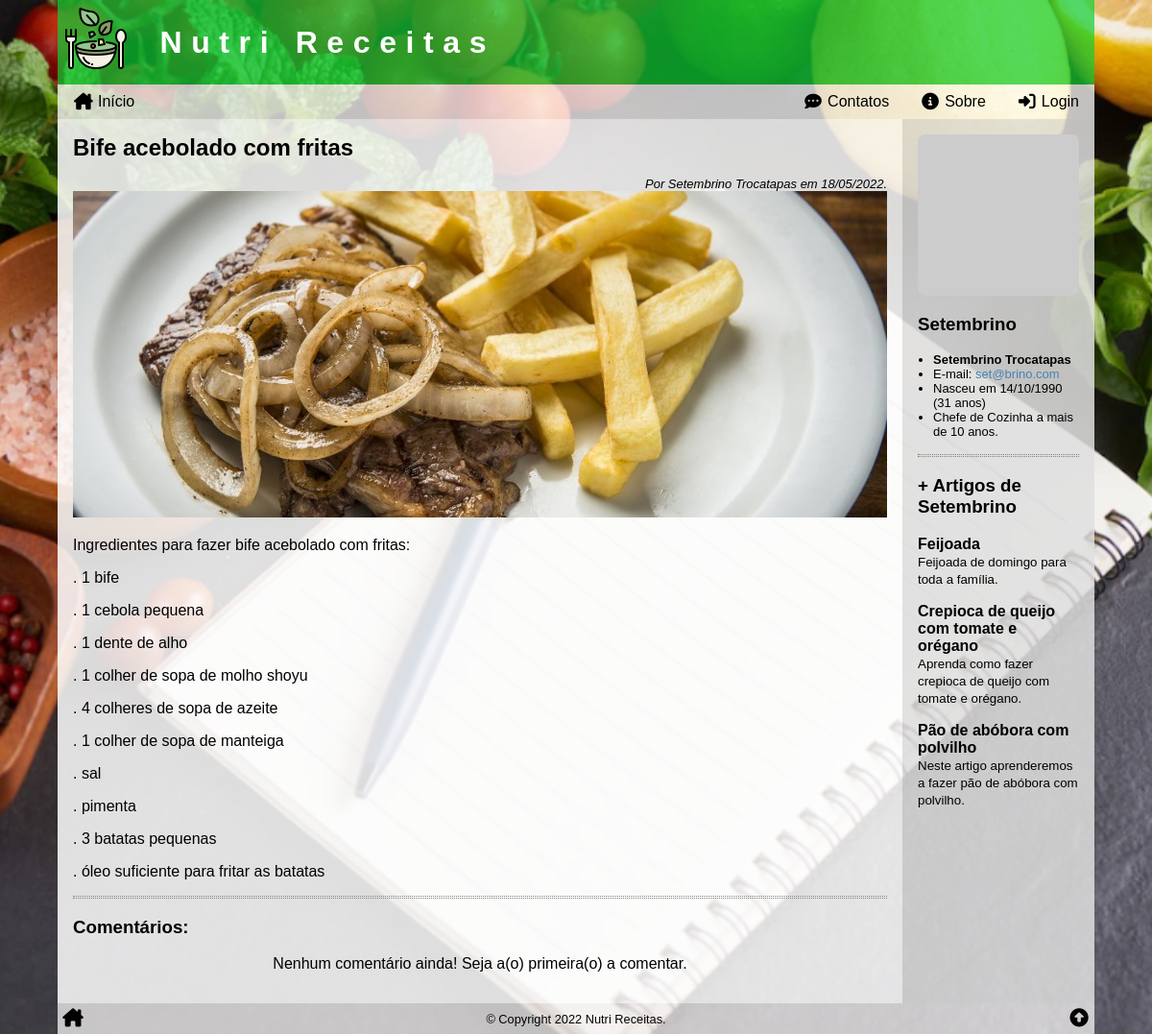
The app's page /ler/?id=1 with its own data.
### tables this page shows
CREATE TABLE articles (
    art_id INT PRIMARY KEY AUTO_INCREMENT,
    art_title VARCHAR(127),
    art_intro VARCHAR(255),
    art_thumb VARCHAR(255),
    art_content TEXT,
    art_author INT,
    art_date TIMESTAMP DEFAULT CURRENT_TIMESTAMP,
    art_status ENUM('on', 'off', 'deleted') DEFAULT 'on',
    art_views INT DEFAULT 0,
    FOREIGN KEY (art_author) REFERENCES users (user_id)
);

CREATE TABLE users (
    user_id INT PRIMARY KEY AUTO_INCREMENT,
    user_name VARCHAR(255),
    user_email VARCHAR(255),
    user_birth DATE,
    user_photo VARCHAR(255),
    user_date TIMESTAMP DEFAULT CURRENT_TIMESTAMP,
    user_profile TEXT,
    user_password VARCHAR(255),
    user_type ENUM('user', 'author', 'admin') DEFAULT 'user',
    user_status ENUM('on', 'off', 'deleted') DEFAULT 'on'
);

### _config.php (called while the page is built, shortened)
<?php
if (isset($_COOKIE['user']))
    $user = unserialize($_COOKIE['user']);
else
    $user = false;
function get_years_old($birth)
{
    $n = array(date('Y'), date('m'), date('d'));
    $b = explode('-', $birth);
    $yo = $n[0] - $b[0];
    if ($n[1] < $b[1]) {
        $yo--;
    } elseif ($n[1] == $b[1] and $n[2] <= $b[2]) {
        $yo--;
    }
    return $yo;
}

### ler/index.php (the view, shortened to what this page needs)
<?php
require($_SERVER['DOCUMENT_ROOT'] . '/_config.php');
$comment_list = '';
if (isset($_GET['id'])) $id = intval($_GET['id']);
else $id = 0;
$sql = <<<SQL
SELECT *,
	    -- DATE_FORMAT(art_date, '%d/%m/%Y às %H:%i') AS date_br,
        DATE_FORMAT(art_date, '%d/%m/%Y') AS date_br,
        DATE_FORMAT(user_birth, '%d/%m/%Y') AS birth_br
    FROM `articles`
INNER JOIN `users` ON art_author = user_id
WHERE art_id = '{$id}'
    AND art_status = 'on'
    AND art_date <= NOW();
SQL;
$res = $conn->query($sql);
$artigo = $res->fetch_assoc();
$html_article = <<<HTML
<h2>{$artigo['art_title']}</h2>
<div class="author-date">
    Por {$artigo['user_name']} em {$artigo['date_br']}.
</div>
<div>{$artigo['art_content']}</div>
HTML;
$nome = explode(' ', $artigo['user_name'])[0];
$idade = get_years_old($artigo['user_birth']);
$html_author = <<<HTML
<div class="author-meta">
    <img src="{$artigo['user_photo']}" alt="{$artigo['user_name']}">
    <h3>{$nome}</h3>
    <ul>
        <li><strong>{$artigo['user_name']}</strong></li>
        <li>E-mail: <a href="mailto:{$artigo['user_email']}" target="_blank">{$artigo['user_email']}</a></li>
        <li>Nasceu em {$artigo['birth_br']} ({$idade} anos)</li>
        <li>{$artigo['user_profile']}</li>
    </ul>
</div>
HTML;
$sql = <<<SQL
SELECT art_id, art_title, art_intro
FROM `articles`
WHERE art_author = '{$artigo['user_id']}'
    AND art_id != '{$artigo['art_id']}'
	AND art_status = 'on'
    AND art_date <= NOW()
ORDER BY RAND()
LIMIT 4;
SQL;
$res = $conn->query($sql);
if ($res->num_rows > 0) :
    $html_author .= <<<HTML
<div class="author-articles">
    <hr class="divider">
    <h3>+ Artigos de {$nome}</h3>
HTML;
    while ($mais_artigos = $res->fetch_assoc()) :
        $html_author .= <<<HTML
    <div class="author-article" onclick="location.href='/ler/?id={$mais_artigos['art_id']}'">
        <h4>{$mais_artigos['art_title']}</h4>
        <small>{$mais_artigos['art_intro']}</small>
    </div>
HTML;
    endwhile;
    $html_author .= "</div>";
endif;
$sql = <<<SQL
SELECT comments.*, users.user_name, users.user_photo,
DATE_FORMAT(cmt_date, '%d/%m/%Y às %H:%i') AS cmt_date_br
 FROM comments
 INNER JOIN users ON cmt_author = user_id
WHERE cmt_article = '{$id}'
AND cmt_status = 'on'
ORDER BY cmt_date DESC;
SQL;
$res = $conn->query($sql);
if ($res->num_rows > 0) :
    while ($cmt = $res->fetch_assoc()) :
        $comment_list .= <<<HTML
     <div class="comment">
        <div class="comment-meta">
            Por {$cmt['user_name']} em {$cmt['cmt_date_br']}.
        </div>
        {$cmt['cmt_comment']}
     </div>
HTML;
    endwhile;
else :
    $comment_list = '<p class="text-center">Nenhum comentário ainda! Seja a(o) primeira(o) a comentar.</p>';
endif;
require($_SERVER['DOCUMENT_ROOT'] . '/_header.php');
?>
<section>
    <?php
    echo $html_article;
    ?>
    <hr class="divider">
    <h3>Comentários:</h3>
    <?php echo $comment_list; ?>
</section>
<aside>
    <?php
    echo $html_author;
    ?>
</aside>
<?php
require($_SERVER['DOCUMENT_ROOT'] . '/_footer.php');

### _header.php (shortened to what this page needs)
<!DOCTYPE html>
<html lang="pt-BR">
<head>
    <link rel="stylesheet" href="style.css">
    <link rel="stylesheet" href="https://cdnjs.cloudflare.com/ajax/libs/font-awesome/6.1.1/css/all.min.css">
</head>
<body>
    <div class="wrap">
        <header>
            <a href="/" title="Página inicial"><img src="/img/eco-food.png"></a>
            <h1>&nbsp;Nutri Receitas</h1>
        </header>
        <nav>
            <a href="/" title="Página inicial"><i class="fa-solid fa-house-chimney fa-fw"></i><span>Início</span></a>
            <a href="/contatos/" title="Faça contato"><i class="fa-solid fa-comment-dots fa-fw"></i><span>Contatos</span></a>
            <a href="/sobre/" title="Sobre..."><i class="fa-solid fa-circle-info fa-fw"></i><span>Sobre</span></a>
            <?php
            if ($user) :
            ?>
                <a href="/user/profile/" title="Perfil"><img src="<?php echo $user['user_photo'] ?>" alt="<?php echo $user['user_name'] ?>"><span>Perfil</a>
            <?php
            else :
            ?>
                <a href="/user/login/" title="Usuário"><i class="fa-solid fa-right-to-bracket fa-fw"></i><span>Login</span></a>
            <?php
            endif;
            ?>
        </nav>
        <main>

### _footer.php (shortened to what this page needs)
</main>
<footer>
    <a href="/" title="Página inicial"><i class="fa-solid fa-house-chimney fa-fw"></i></a>
    <div title="Todos os direitos reservados para Vitugo.">&copy; Copyright 2022 Nutri Receitas.</div>
    <a href="#top" title="Topo da página"><i class="fa-solid fa-circle-up fa-fw"></i></a>
</footer>
</div>
</body>
</html>

### ler/style.css (style rules this page uses)
.author-date { margin-top: 1rem; font-size: small; text-align: right; font-style: italic; }
section img { width: 100%; max-width: auto; }
.author-meta img { display: block; width: 100%; max-width: 200px; margin: auto; border-radius: .5rem; }
.author-meta ul { font-size: small; margin: 0; padding-left: 1rem; }
.author-article { cursor: pointer; margin-bottom: 1rem; }
.author-article:last-child { margin-bottom: 0; }
.author-article h4 { margin: 0; }

### style.css (style rules this page uses)
* { box-sizing: border-box; outline: none; transition: .2s; }
html, body { position: relative; width: 100%; height: 100%; padding: 0; margin: 0; font-family:'Gill Sans', 'Gill Sans MT', Calibri, 'Trebuchet MS', sans-serif; font-size: 16px; }
a { color: steelblue; text-decoration: none; }
header, nav, section, article, main, aside, footer { display: block; }
body { background-color: rgb(170, 170, 170); background-attachment: fixed; background-image: url('/img/background.png'); background-position: center; background-repeat: no-repeat; background-size: cover; }
.wrap { position: relative; display: flex; flex-direction: column; height: 100%; width: 100%; max-width: 1080px; min-width: 280px; margin: auto; }
.wrap>header { display: flex; align-items: center; justify-content: flex-start; background: rgba(13, 209, 55, 0.7); }
.wrap>header a { font-size: 70px; color: white; -webkit-text-stroke: 3px rgb(10, 10, 10); padding-left: .5rem; margin-top: .5rem; }
.wrap>header h1 { margin: 0; margin-left: 1rem; text-align: center; font-size: 2rem; letter-spacing: .6rem; color: white; }
.wrap>nav { background: rgba(255, 255, 255, 0.75); display: flex; align-items: center; justify-content: space-around; padding: 1px 0; }
.wrap>nav a { display: flex; width: 25%; flex-direction: column; justify-content: space-around; align-items: center; color: black; text-decoration: none; padding: .5rem; }
.wrap>nav span { display: inline-block; margin-top: .25rem; }
.wrap>nav i { font-size: 2rem; }
.wrap>footer { background: rgba(247, 245, 245, 0.75); padding: 1px 0; color: rgb(3, 3, 3); display: flex; align-items: center; justify-content: space-between; }
.wrap>footer a { display: block; padding: .25rem; color: rgb(2, 2, 2); font-size: 1.2rem; }
.wrap>footer div { font-size: .8rem; text-align: center; }
.wrap>main { flex-grow: 1; display: flex; flex-direction: column; }
.wrap>main>section, .wrap>main>aside { padding: 1rem; }
.wrap>main>section { flex-grow: 1; background-color: rgba(255, 255, 255, .85); }
.wrap>main>aside { border-top: 3px dotted grey; background: rgba(224, 224, 224, .85); }
.wrap>main>section>h2:first-child, .wrap>main>aside>h3:first-child { margin: 0; }
.text-center { text-align: center; }
hr.divider { border: none; border-top: 1px dotted grey; border-bottom: 1px dotted grey; height: 3px; margin: 1rem 0; }
@media (min-width: 768px) { .wrap>nav { align-items: center; justify-content: flex-end; } }
@media (min-width: 768px) { .wrap>nav a { flex-direction: row; justify-content: center; padding: .5rem 1rem; width: auto; } }
@media (min-width: 768px) { .wrap>nav a:first-child { margin-right: auto; } }
@media (min-width: 768px) { .wrap>nav i { font-size: 1.1rem; } }
@media (min-width: 768px) { .wrap>nav span { display: inline-block; margin-top: 0; margin-left: .25rem; } }
@media (min-width: 768px) { .wrap>main { flex-direction: row; } }
@media (min-width: 768px) { .wrap>main>aside { border-top: none; border-left: 3px grey; flex: 0 0 200px; } }

### records on screen
articles: art_title "Bife acebolado com fritas", art_author.user_name "Setembrino Trocatapas", art_content (picture), art_content "Ingredientes para fazer bife acebolado com fritas: . 1 bife . 1 cebola pequena . 1 dente de alho . 1 colher de sopa de molho shoyu . 4 colheres de sopa de azeite . 1 colher de sopa de manteiga . sal . pimenta . 3 batatas pequenas . óleo suficiente para fritar as batatas", art_author.user_name "Setembrino", art_author.user_email "set@brino.com", art_author.user_birth "31", art_author.user_profile "Chefe de Cozinha a mais de 10 anos."
articles: art_title "Feijoada", art_intro "Feijoada de domingo para toda a família."
articles: art_title "Crepioca de queijo com tomate e orégano", art_intro "Aprenda como fazer crepioca de queijo com tomate e orégano."
articles: art_title "Pão de abóbora com polvilho", art_intro "Neste artigo aprenderemos a fazer pão de abóbora com polvilho."

### other values on screen
$artigo['date_br'] "18/05/2022"
$artigo['birth_br'] "14/10/1990"
